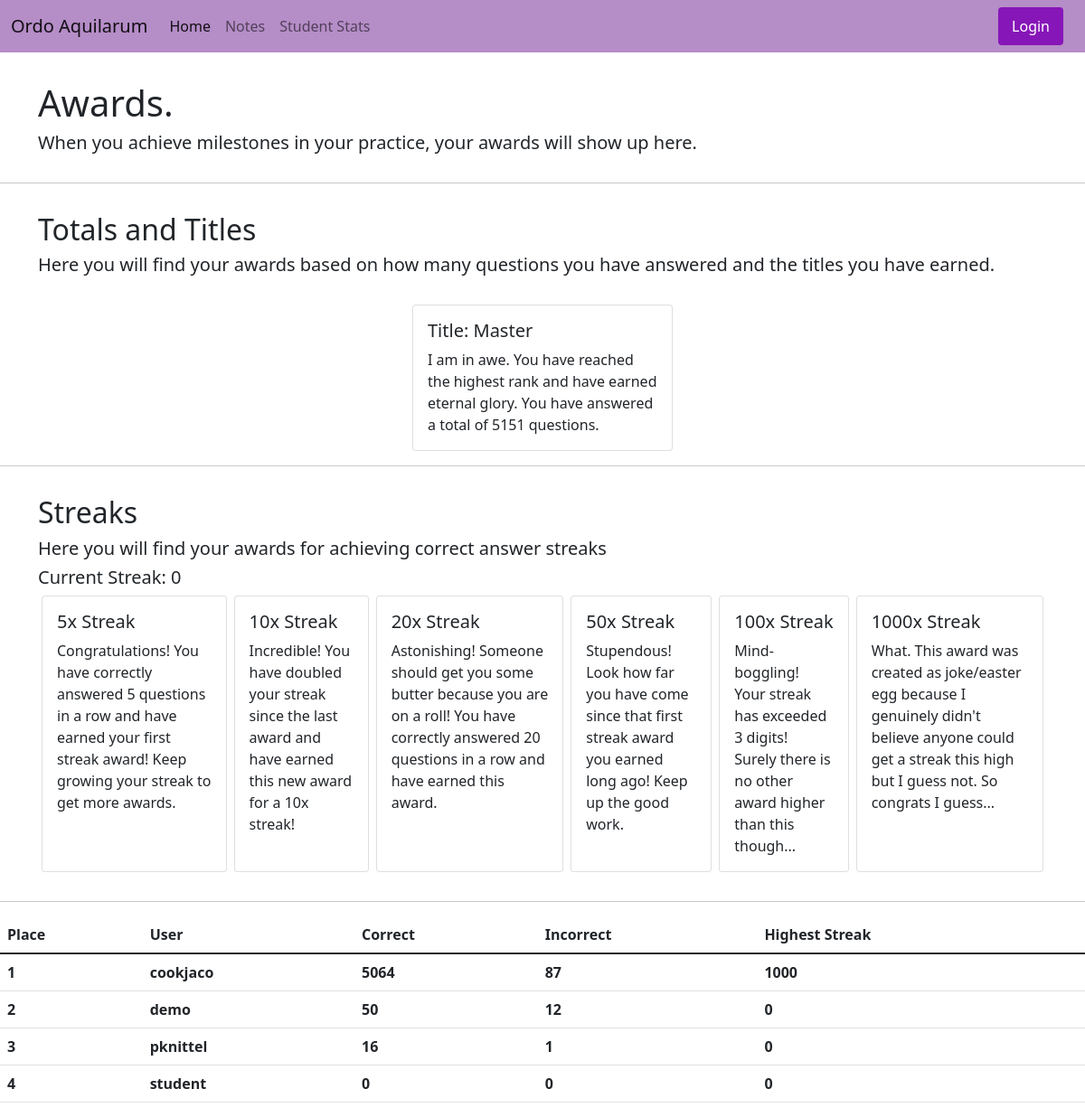
Screenshot of /awards (signed in) with the database file from the repository.
### user_app/models.py (models this page shows, shortened)
class CustomUser(models.Model):
  user = models.OneToOneField(User, on_delete=models.CASCADE)
  correct = models.IntegerField(default=0)
  incorrect = models.IntegerField(default=0)
  points = models.IntegerField(default=0)
  first_bon_incor = models.IntegerField(default=0)
  second_bon_incor = models.IntegerField(default=0)
  third_bon_incor = models.IntegerField(default=0)
  fourth_bon_incor = models.IntegerField(default=0)
  fifth_bon_incor = models.IntegerField(default=0)
  first_tris_incor = models.IntegerField(default=0)
  second_tris_incor = models.IntegerField(default=0)
  third_tris_incor = models.IntegerField(default=0)
  fourth_tris_incor = models.IntegerField(default=0)
  fifth_tris_incor = models.IntegerField(default=0)
  previous_question = models.ForeignKey(Question, on_delete=models.CASCADE, default=1)
  streak = models.IntegerField(default=0)
  highest_streak = models.IntegerField(default=0)
  class Meta:
    permissions = [("check_students", "Can view student stats")]

### user_app/views.py (the view)
# urls.py: path("awards", views.awards, name="awards")
@login_required
def awards(request):
  user = request.user
  actual = CustomUser.objects.get(user=user)
  total = actual.correct + actual.incorrect
  if total < 100:
    title = "Novice"
  elif total in range(100,999):
    title = "Intermediate"
  elif total in range (1000,4999):
    title = "Advanced"
  elif total >= 5000:
    title = "Master"
  ordered = CustomUser.objects.order_by("-correct")
  return render(request, "user_app/awards.html", { 'title': title, 'total': total, 'user': actual, 'list': ordered})

### user_app/templates/user_app/awards.html (shortened to what this page needs)
{% extends 'base.html' %}
{% block content %}
<nav class="navbar navbar-light navbar-expand-lg" style="background-color: #b58dc7;">
  <div class="container-fluid">
    <a class="navbar-brand" href="{% url 'index' %}">Ordo Aquilarum</a>
    <div class="collapse navbar-collapse" id="navbarNav">
      <ul class="navbar-nav">
        <li class="nav-item">
          <a class="nav-link active" aria-current="page" href="{% url 'index' %}">Home</a>
        </li>
        <li class="nav-item">
          <a class="nav-link" href="{% url 'notes' %}">Notes</a>
        </li>
        {% if perms.user_app.check_students %}
        <li class="nav-item">
          <a class="nav-link" href="{% url 'student_stats' %}">Student Stats</a>
        </li>
        {% endif %}
      </ul>
      <ul class="navbar-nav ms-auto">
        <form class="container-fluid justify-content-start">
    {% if not user.is_authenticated %}
    <a class="btn btn-primary" roll="button" href="{% url 'login' %}">Login</a>
    {% else %}
    <a class="btn btn-primary" roll="button" href="{% url 'log_out' %}">Logout</a>
    {% endif %}
        </form>
      </ul>
    </div>
  </div>
</nav>
<div class="container">
  <h1>Awards.</h1>
  <h5>When you achieve milestones in your practice, your awards will show up here.</h5>
</div>
<hr>
<div class="container">
  <h2>Totals and Titles</h2>
  <h5>Here you will find your awards based on how many questions you have answered and the titles you have earned.</h5>
</div>
<div class="d-flex justify-content-center">
  <div class="card card-special" style="width: 18rem;">
    <div class="card-body ">
      <h5 class="card-title">Title: {{title}}</h5>
      {% if title == "Novice" %}
      <p class="card-text">Everyone needs to start somewhere and you have already started your journey. You have answered a total of {{total}} questions.</p>
      {% elif title == "Intermediate" %}
      <p class="card-text">Wow you have made some serious progress! If each question you answered was a mile long, it would be almost twice the length of the Tiber river. You have answered a total of {{total}} questions.</p>
      {% elif title == "Advanced" %}
      <p class="card-text">Wowee that's a lot of questions you have answered. If each question you answered was a mile long, it would be longer than the Rhine river! You have answered a total of {{total}} questions.</p>
      {% elif title == "Master" %}
      <p class="card-text">I am in awe. You have reached the highest rank and have earned eternal glory. You have answered a total of {{total}} questions.</p>
      {% endif %}
    </div>
  </div>
</div>
<hr>
<div class="container">
  <h2>Streaks</h2>
  <h5>Here you will find your awards for achieving correct answer streaks</h5>
  <h5>Current Streak: {{user.streak}}</h5>
  <div class="d-flex justify-content-center">
  {% if user.highest_streak >= 5 %}
  <div class="card card-special">
    <div class="card-body ">
      <h5 class="card-title">5x Streak</h5>
      <p class="card-text">Congratulations! You have correctly answered 5 questions in a row and have earned your first streak award! Keep growing your streak to get more awards. </p>
    </div>
  </div>
  {% endif %}
  {% if user.highest_streak >= 10 %}
  <div class="card card-special">
    <div class="card-body ">
      <h5 class="card-title">10x Streak</h5>
      <p class="card-text">Incredible! You have doubled your streak since the last award and have earned this new award for a 10x streak!</p>
    </div>
  </div>
  {% endif %}
  {% if user.highest_streak >= 20 %}
  <div class="card card-special">
    <div class="card-body ">
      <h5 class="card-title">20x Streak</h5>
      <p class="card-text">Astonishing! Someone should get you some butter because you are on a roll! You have correctly answered 20 questions in a row and have earned this award.</p>
    </div>
  </div>
  {% endif %}
  {% if user.highest_streak >= 50 %}
  <div class="card card-special">
    <div class="card-body ">
      <h5 class="card-title">50x Streak</h5>
      <p class="card-text">Stupendous! Look how far you have come since that first streak award you earned long ago! Keep up the good work.</p>
    </div>
  </div>
  {% endif %}
  {% if user.highest_streak >= 100 %}
  <div class="card card-special">
    <div class="card-body ">
      <h5 class="card-title">100x Streak</h5>
      <p class="card-text">Mind-boggling! Your streak has exceeded 3 digits! Surely there is no other award higher than this though...</p>
    </div>
  </div>
  {% endif %}
  {% if user.highest_streak >= 1000 %}
  <div class="card card-special">
    <div class="card-body ">
      <h5 class="card-title">1000x Streak</h5>
      <p class="card-text">What. This award was created as joke/easter egg because I genuinely didn't believe anyone could get a streak this high but I guess not. So congrats I guess...</p>
    </div>
  </div>
  {% endif %}
  </div>
</div>
<hr>
<table class="table">
  <thead>
    <tr>
      <th scope="col">Place</th>
      <th scope="col">User</th>
      <th scope="col">Correct</th>
      <th scope="col">Incorrect</th>
      <th scope="col">Highest Streak</th>
    </tr>
  </thead>
  <tbody>
  {% for user in list %}
  <tr>
    <th scope="row">{{forloop.counter}}</th>
    <th>{{user.user}}</th>
    <th>{{user.correct}}</th>
    <th>{{user.incorrect}}</th>
    <th>{{user.highest_streak}}</th>
  </tr>
  {% endfor %}
  </tbody>
</table>
{% endblock %}

### user_app/static/user_app/styles.css (style rules this page uses)
.btn-primary, .btn-primary:active { background-color: #8716b8 !important; border: solid #8716b8 !important; }
.container { margin-top: 2rem; margin-bottom: 2rem; }
.col, .card { margin-left: 0.25rem; margin-right: 0.25rem; }

### rows the page displays
CustomUser: streak "0", user "cookjaco", correct "5064", incorrect "87", highest_streak "1000"
CustomUser: user "demo", correct "50", incorrect "12", highest_streak "0"
CustomUser: user "pknittel", correct "16", incorrect "1", highest_streak "0"
CustomUser: user "student", correct "0", incorrect "0", highest_streak "0"

### other values shown
{{ title }} "Master"
{{ total }} "5151"
